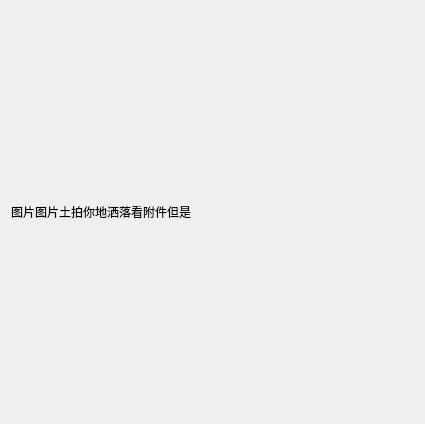
<?xml version="1.0" encoding="UTF-8"?>
<ui version="4.0">
 <class>ShowImg</class>
 <widget class="QWidget" name="ShowImg">
  <property name="geometry">
   <rect>
    <x>0</x>
    <y>0</y>
    <width>425</width>
    <height>424</height>
   </rect>
  </property>
  <property name="windowTitle">
   <string>Form</string>
  </property>
  <layout class="QGridLayout" name="gridLayout">
   <item row="0" column="0">
    <widget class="QLabel" name="lb_image">
     <property name="text">
      <string>图片图片土拍你地洒落看附件但是</string>
     </property>
    </widget>
   </item>
  </layout>
 </widget>
 <resources/>
 <connections/>
</ui>
